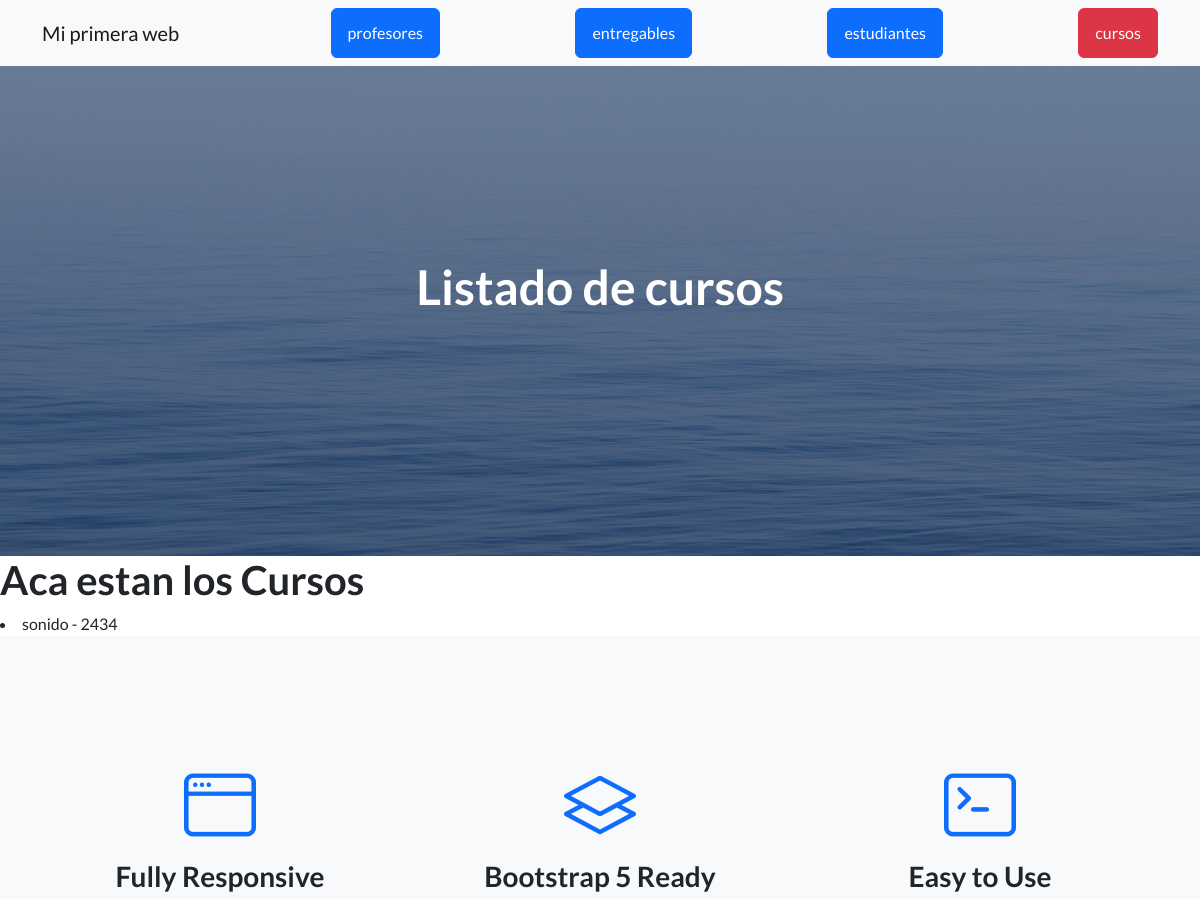
Page /aplicacion1/cursos/ (upper part) on the earlier database version.
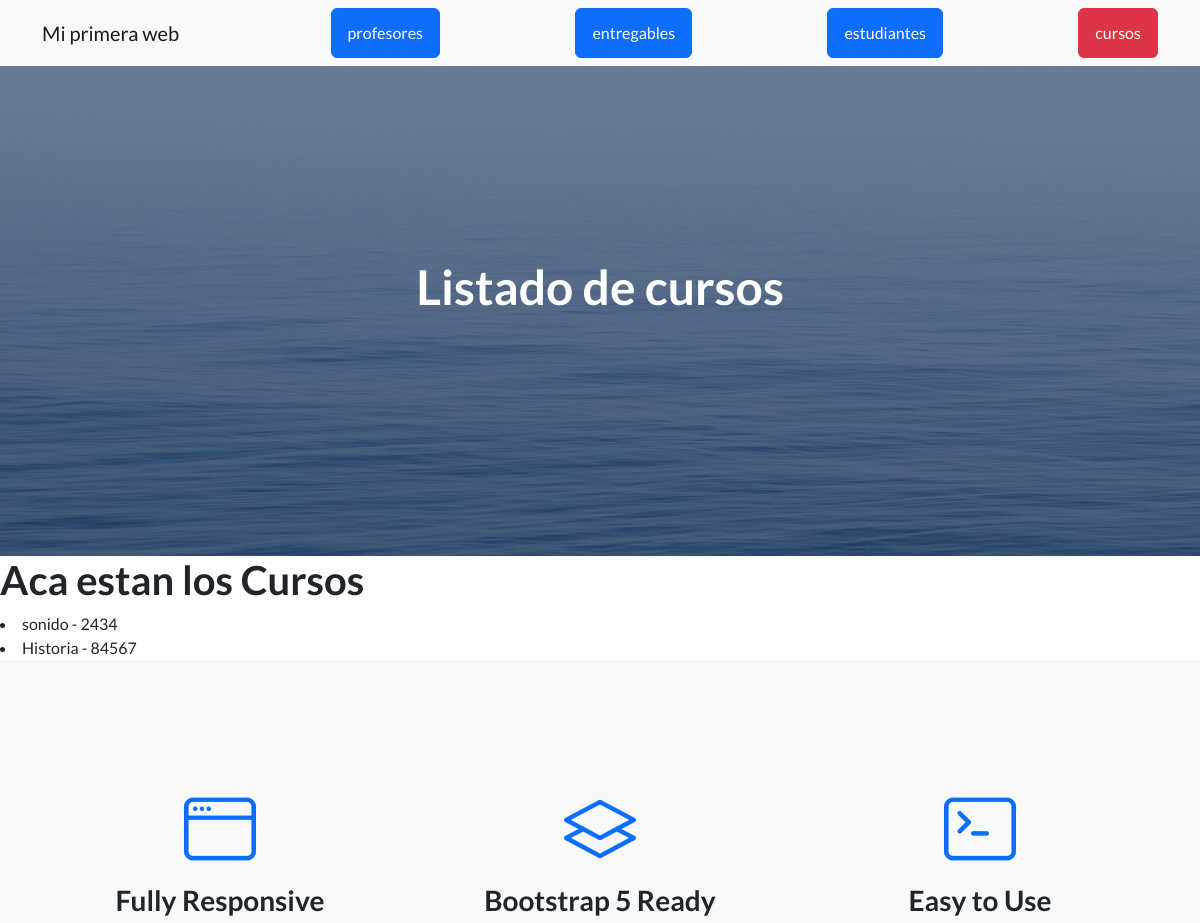
Same page on the later database version.
### aplicacion1/models.py (models this page shows, shortened)
class Curso (models.Model):
    nombre = models.CharField(max_length=50)
    comision = models.IntegerField()

### aplicacion1/views.py (the view)
# urls.py: path("cursos/", cursos, name="cursos"),
def cursos(request):
    cursos = Curso.objects.all()
    return render(request,"cursos.html", {"cursos":cursos})

### aplicacion1/templates/cursos.html (shortened to what this page needs)
{% extends "padre.html" %}
{% load static %}
{% block boton_profesores %} "btn btn-primary" {% endblock %}
{% block boton_entregabless %} "btn btn-primary" {% endblock %}
{% block boton_estudiantes %} "btn btn-primary" {% endblock %}
{% block boton_cursos %} "btn btn-danger" {% endblock %}
{% block titulo %} Listado de cursos {% endblock %}
{% block contenido %}
    <h1>Aca estan los Cursos</h1>
    {% for curso in cursos %}
        <li>{{ curso.nombre }} - {{ curso.comision }}</li>
    {% endfor %}
{% endblock %}

### aplicacion1/templates/padre.html (shortened to what this page needs)
<!DOCTYPE html>
<html lang="en">
    <head>
        {% load static %}
        <link href="https://cdn.jsdelivr.net/npm/bootstrap-icons@1.5.0/font/bootstrap-icons.css" rel="stylesheet" type="text/css" />
        <link href="{% static 'css/styles.css' %}" rel="stylesheet" />
    </head>
    <body>
        <nav class="navbar navbar-light bg-light static-top">
            <div class="container">
                <a class="navbar-brand" href="{% url 'inicio' %}">Mi primera web</a>
                <a class={% block boton_profesores %} {% endblock %} href="{% url 'profesores' %}">profesores</a>
                <a class={% block boton_entregabless %} {% endblock %} href="{% url 'entregables' %}">entregables</a>
                <a class={% block boton_estudiantes %} {% endblock %} href="{% url 'estudiantes' %}">estudiantes</a>
                <a class={% block boton_cursos %} {% endblock %} href="{% url 'cursos' %}">cursos</a>
            </div>
        </nav>
        <header class="masthead">
            <div class="container position-relative">
                <div class="row justify-content-center">
                    <div class="col-xl-6">
                        <div class="text-center text-white">
                            <h1 class="mb-5">{% block titulo %} {% endblock %}</h1>
                        </div>
                    </div>
                </div>
            </div>
        </header>
        {% block contenido %}
        {% endblock %}
        <section class="features-icons bg-light text-center">
            <div class="container">
                <div class="row">
                    <div class="col-lg-4">
                        <div class="features-icons-item mx-auto mb-5 mb-lg-0 mb-lg-3">
                            <div class="features-icons-icon d-flex"><i class="bi-window m-auto text-primary"></i></div>
                            <h3>Fully Responsive</h3>
                        </div>
                    </div>
                    <div class="col-lg-4">
                        <div class="features-icons-item mx-auto mb-5 mb-lg-0 mb-lg-3">
                            <div class="features-icons-icon d-flex"><i class="bi-layers m-auto text-primary"></i></div>
                            <h3>Bootstrap 5 Ready</h3>
                        </div>
                    </div>
                    <div class="col-lg-4">
                        <div class="features-icons-item mx-auto mb-0 mb-lg-3">
                            <div class="features-icons-icon d-flex"><i class="bi-terminal m-auto text-primary"></i></div>
                            <h3>Easy to Use</h3>
                        </div>
                    </div>
                </div>
            </div>
        </section>
    </body>
</html>

Differences in the rows shown:
added Curso: nombre "Historia", comision "84567"
